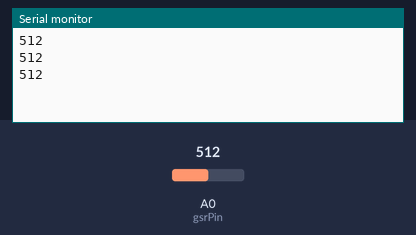
Recording of a sketch running on a simulated Arduino Uno, built with avr-gcc and run on an emulated ATmega328P. Parts: the last lines printed to the serial monitor. Inputs (shaded band) come from the test bench; at power-on: A0 (gsrPin) = 512.

Above: at 1.3 s.
1.4 s: A0 (gsrPin) set to 716
At 1.9 s:
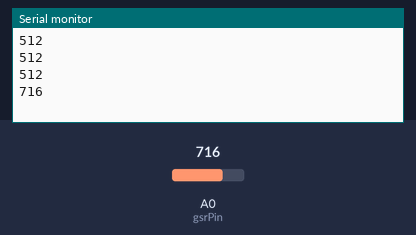
2.9 s: A0 (gsrPin) set to 900
At 3.4 s:
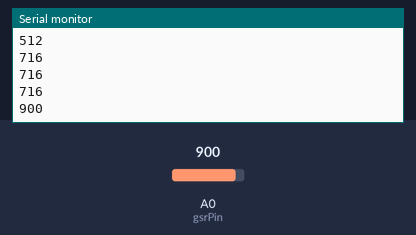
Timing chart, 0 to 5.9 s (numbered marks = the images above; inputs shaded):
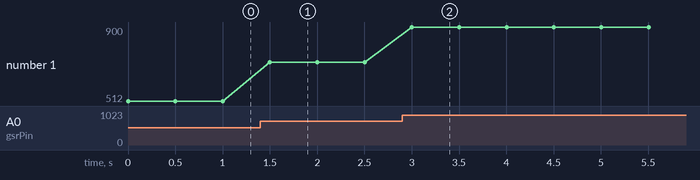

Measured:
- after the input at 1.4 s, the serial monitor: prints a new line after 0.10 s (image 1)
- after the input at 2.9 s, the serial monitor: prints a new line after 0.10 s (image 2)
- plotted number 1: 512 → 716 after the input at 1.4 s, 716 → 900 after the input at 2.9 s

The sketch:

ard_python.ino
```cpp
const int gsrPin = A0;

void setup() {
  Serial.begin(9600);
}

void loop() {
  int gsrValue = analogRead(gsrPin);
  Serial.println(gsrValue);
  delay(500);
}
```
